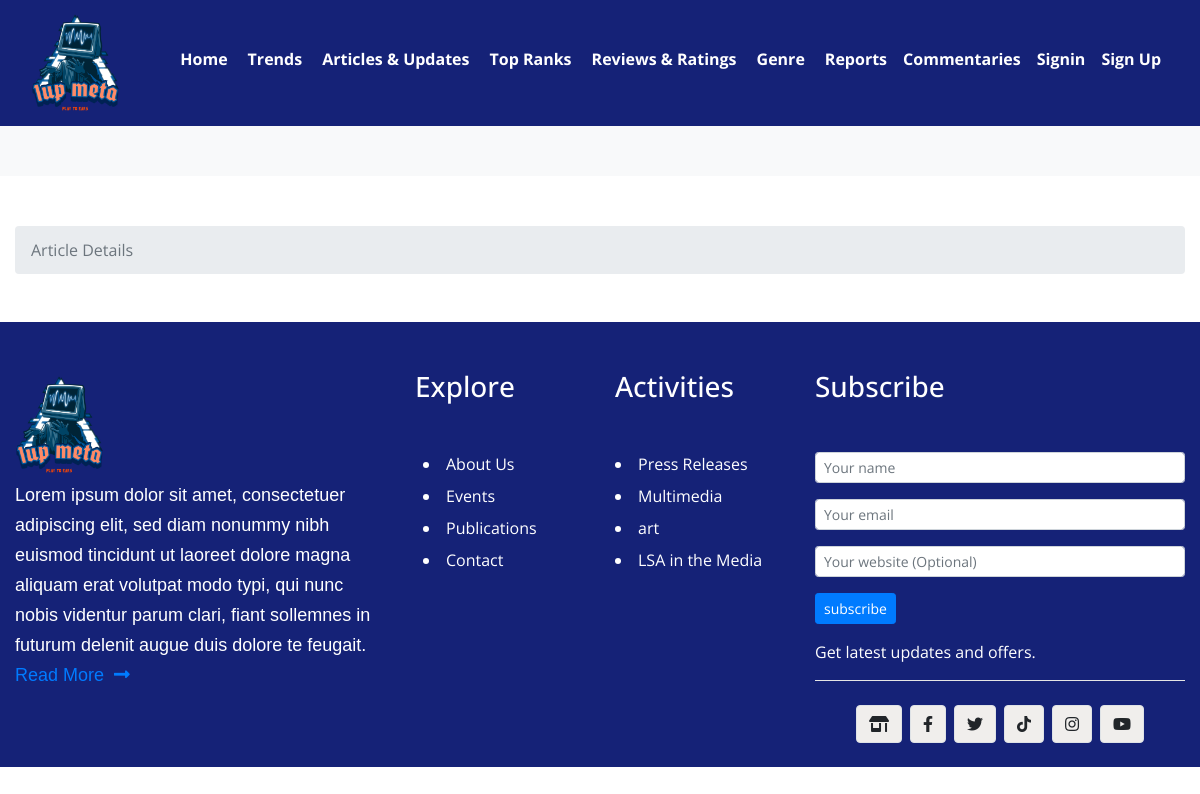
The page /share.php on the database as committed earlier.
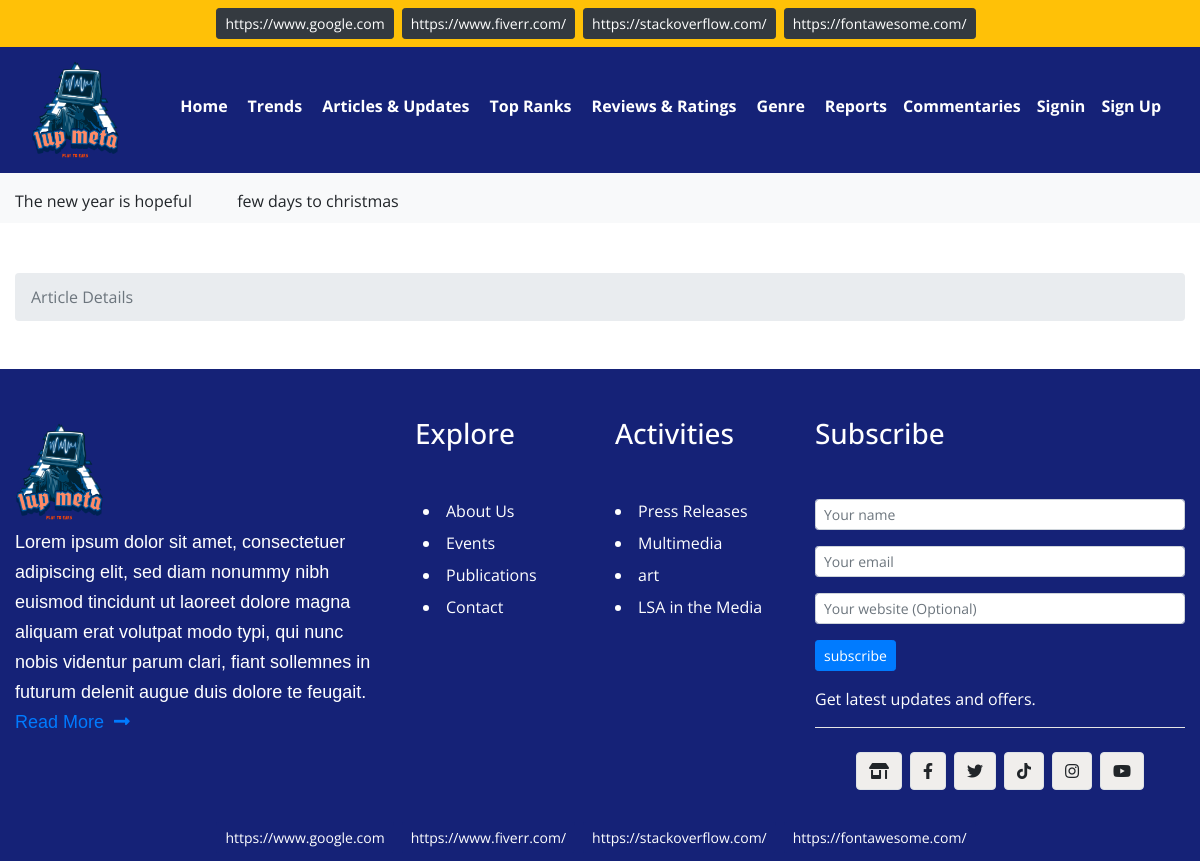
The same page on the database as committed later.
### tables this page shows
CREATE TABLE IF NOT EXISTS `affiliate` (
  `id` int(11) NOT NULL AUTO_INCREMENT,
  `link` varchar(255) NOT NULL,
  `alt` varchar(255) NOT NULL,
  `Is_Active` int(11) NOT NULL,
  `created_on` timestamp NOT NULL DEFAULT CURRENT_TIMESTAMP ON UPDATE CURRENT_TIMESTAMP,
  PRIMARY KEY (`id`)
);

CREATE TABLE IF NOT EXISTS `announcement` (
  `id` int(11) NOT NULL AUTO_INCREMENT,
  `announcement` varchar(255) NOT NULL,
  `Is_Active` int(11) NOT NULL,
  `created_on` timestamp NOT NULL DEFAULT CURRENT_TIMESTAMP ON UPDATE CURRENT_TIMESTAMP,
  PRIMARY KEY (`id`)
);

### share.php (the view, shortened to what the changed rows need)
<?php
    require 'dbconn.php';
$sql = 'SELECT * FROM affiliate WHERE Is_Active=1';
$statement = $connection->prepare($sql);
$statement->execute();
$affiliate = $statement->fetchAll(PDO::FETCH_ASSOC);
$sql = 'SELECT * FROM announcement WHERE Is_Active=1';
$statement = $connection->prepare($sql);
$statement->execute();
$announcement = $statement->fetchAll(PDO::FETCH_ASSOC);
?>
<!DOCTYPE html>
<html lang="en">
<head>
   <link href="https://cdnjs.cloudflare.com/ajax/libs/font-awesome/5.15.3/css/all.min.css" rel="stylesheet">
  <link rel="stylesheet" type="text/css" href="css/bootstrap.min.css">
  <link rel="stylesheet" type="text/css" href="css/style.css">
</head>
<body>
<div class="container-fluid bg-warning">
    <div class="row justify-content-center">
        <?php foreach($affiliate as $aff): ?>
            <a href="<?php echo $aff["link"]; ?>" target = "_blank" class="btn btn-dark btn-sm text-white mr-2 mt-2 mb-2" alt="<?php echo $aff["alt"]; ?>"><?php echo $aff["link"]; ?></a>
        <?php endforeach; ?>
    </div>
</div>
<section class="w-100 shadow-sm bg-dark">
<div class="container-fluid">
</div>
</section>
<div class="container-fluid bg-light">
    <div class="row justify-content-center">
        <div class="col-lg-12">
            <div class="ticker w-100">
                <marquee class="news-content mt-3 mb-3">
                    <?php foreach($announcement as $ann): ?>
                        <p><?php echo $ann["announcement"]; ?></p>
                    <?php endforeach; ?>
                </marquee>
            </div>
        </div>
    </div>
</div>
<div class="container-fluid">
    <div class="mt-5 mb-5">
    </div>
</div>
<div class="footer bg-dark">
    <div class="container-fluid">
    </div>
</div>
<div class="container-fluid bg-dark">
    <div class="row justify-content-center">
        <?php foreach($affiliate as $aff): ?>
            <a href="<?php echo $aff["link"]; ?>" target = "_blank" class="btn bg-dark btn-sm text-white mr-2 mt-2 mb-2" alt="<?php echo $aff["alt"]; ?>"><?php echo $aff["link"]; ?></a>
        <?php endforeach; ?>
    </div>
</div>
</body>
</html>

Rows that differ between the two databases and show on the page:
added affiliate: link "https://www.google.com"
added affiliate: link "https://www.fiverr.com/"
added affiliate: link "https://stackoverflow.com/"
added affiliate: link "https://fontawesome.com/"
added announcement: announcement "The new year is hopeful"
added announcement: announcement "few days to christmas"
